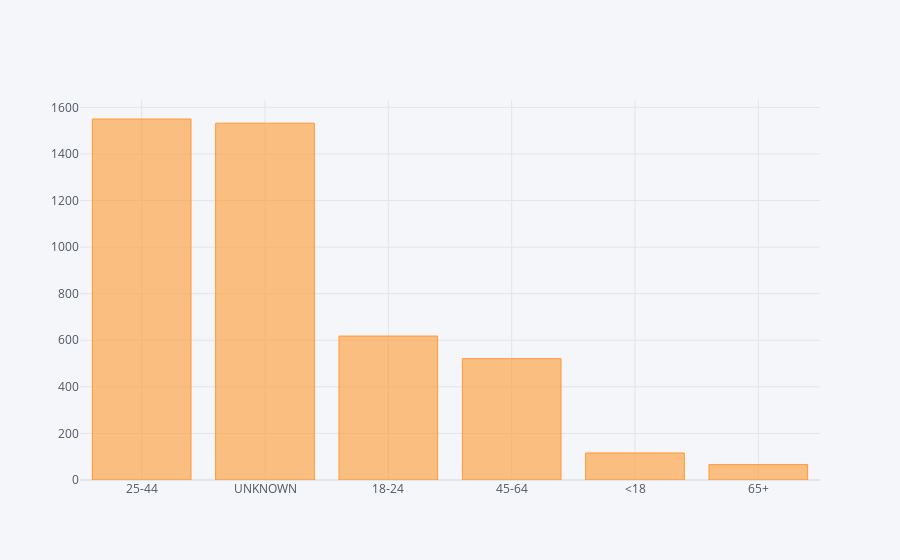

Write notebook code for a chart like this one.
### Code cell
# Visualize , suspect Age
suspect_age_counts = list(complaint_df["susp_age_group"].value_counts())
suspect_age_category = list(complaint_df["susp_age_group"].value_counts().index)
# Nsow make dataframe
data = {'suspect_age_category':suspect_age_category, 'suspect_age_counts':suspect_age_counts}
suspectAgeDF = pd.DataFrame(data)
suspectAgeDF.iplot(kind='bar',x='suspect_age_category', y='suspect_age_counts')


fig = px.scatter(suspectAgeDF, x='suspect_age_category', y='suspect_age_counts', color="suspect_age_category",
            trendline="ols")
fig.show()

### Figure 1 — Plotly figure (JSON) as saved in the notebook; plotly's stock layout.template omitted (floating-point values rounded to 4 significant figures)
{"data": [{"marker": {"color": "rgba(255, 153, 51, 0.6)", "line": {"color": "rgba(255, 153, 51, 1.0)", "width": 1}}, "name": "suspect_age_counts", "orientation": "v", "text": "", "type": "bar", "x": ["25-44", "UNKNOWN", "18-24", "45-64", "<18", "65+"], "y": [1550, 1532, 618, 521, 116, 66]}], "layout": {"legend": {"bgcolor": "#F5F6F9", "font": {"color": "#4D5663"}}, "paper_bgcolor": "#F5F6F9", "plot_bgcolor": "#F5F6F9", "title": {"font": {"color": "#4D5663"}}, "xaxis": {"gridcolor": "#E1E5ED", "showgrid": true, "tickfont": {"color": "#4D5663"}, "title": {"font": {"color": "#4D5663"}, "text": ""}, "zerolinecolor": "#E1E5ED"}, "yaxis": {"gridcolor": "#E1E5ED", "showgrid": true, "tickfont": {"color": "#4D5663"}, "title": {"font": {"color": "#4D5663"}, "text": ""}, "zerolinecolor": "#E1E5ED"}}}
